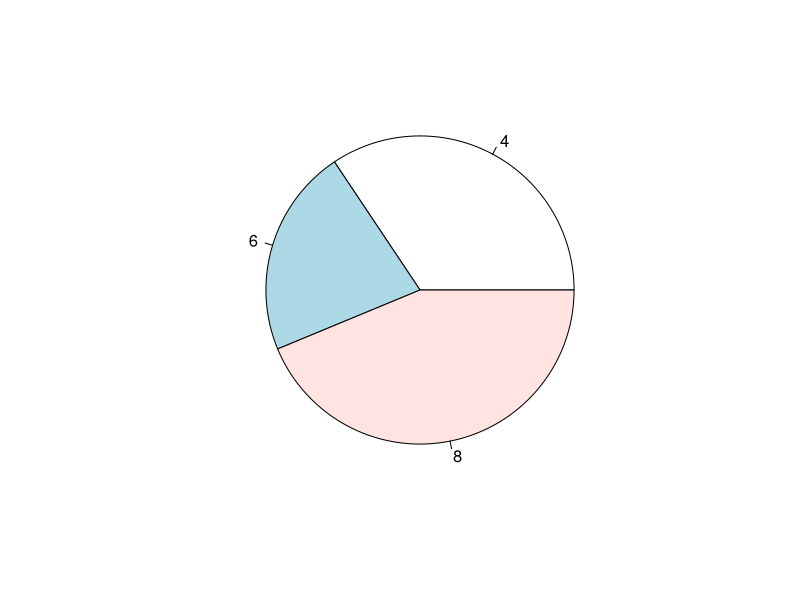
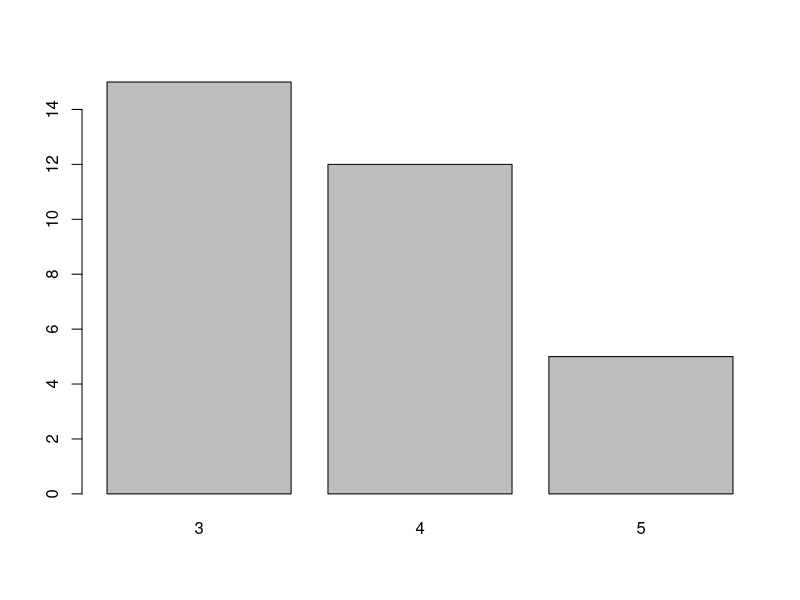
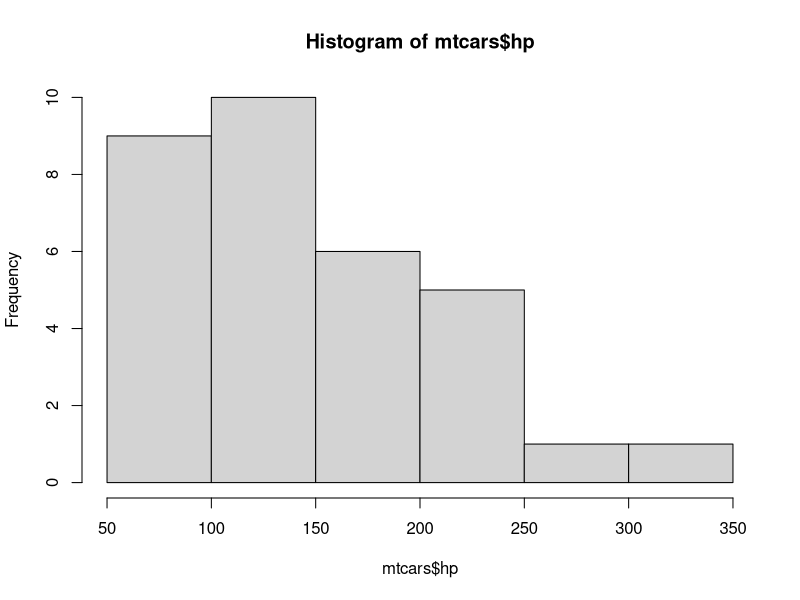
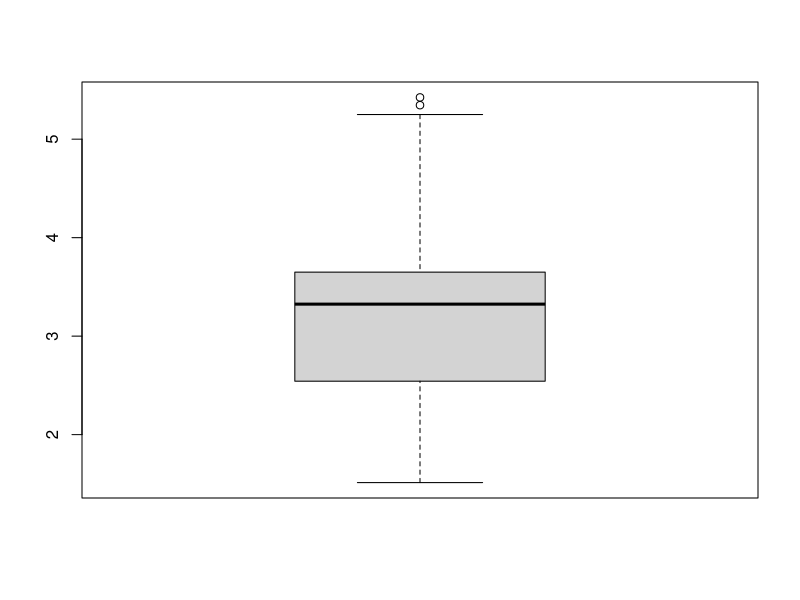
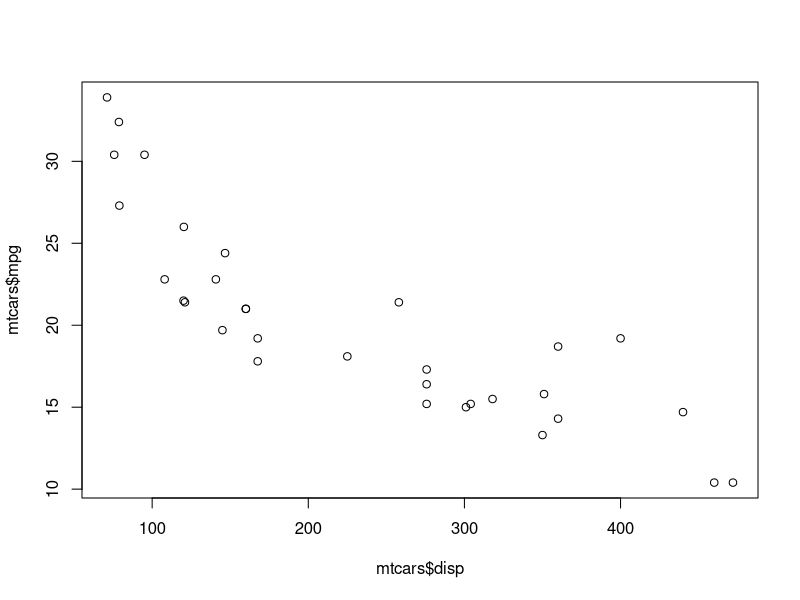

These figures' R source, in order:
## ---- chunk 1
#| echo: true
# ==============================================================================
## Vector
# ==============================================================================
poker_vec <- c(140, -50, 20, -120, 240)
roulette_vec <- c(-24, -50, 100, -350, 10)
days_vec <- c("Mon", "Tue", "Wed", "Thu", "Fri")
names(poker_vec) <- days_vec
names(roulette_vec) <- days_vec
## ---- chunk 2
## (a)
total_daily <- poker_vec + roulette_vec
total_daily

## (b)
total_week <- sum(total_daily)
total_week
## ---- chunk 3
#| echo: true
# ==============================================================================
## Factor
# ==============================================================================
# Create speed_vector
speed_vec <- c("medium", "slow", "slow", "medium", "fast")
## ---- chunk 4
## (a)
(speed_fac <- factor(speed_vec, ordered = TRUE, 
                    levels = c("slow", "medium", "fast")))
## ---- chunk 5
#| echo: true
# ==============================================================================
## Data frame
# ==============================================================================
name <- c("Mercury", "Venus", "Earth", "Mars", "Jupiter", "Saturn", 
          "Uranus", "Neptune")
type <- c("Terrestrial planet", "Terrestrial planet", "Terrestrial planet", 
          "Terrestrial planet", "Gas giant", "Gas giant", 
          "Gas giant", "Gas giant")
diameter <- c(0.382, 0.949, 1, 0.532, 11.209, 9.449, 4.007, 3.883)
rotation <- c(58.64, -243.02, 1, 1.03, 0.41, 0.43, -0.72, 0.67)
rings <- c(FALSE, FALSE, FALSE, FALSE, TRUE, TRUE, TRUE, TRUE)
## ---- chunk 6
## (a)
planets_df <- data.frame(name, type, diameter, rotation, rings)
planets_df

## (b)
str(planets_df)
# name, type, rings: categorical, nominal
# diameter, rotation: numerical, ratio, continuous


## (c)
planets_df[1, 3]

## (d)
planets_df[4, ]


## (e)
planets_df[1:5, "diameter"]

## (f)
planets_df$rings

## (g)
planets_df[planets_df$rings, ]

## ---- chunk 7
## (a)
## most cars have 8 cylinders
pie(table(mtcars$cyl))
## (b)
## most cars have 3 gears
barplot(table(mtcars$gear))
## (c)
## right-skewed
hist(mtcars$hp, breaks = 10)
## (d) 
## there are two outliers
boxplot(mtcars$wt)
## (e)
## As the displacement increases, the miles per gallon tends to decrease.
plot(x = mtcars$disp, y = mtcars$mpg)
## (f)
mean(mtcars$mpg)
median(mtcars$mpg)
sd(mtcars$mpg)
## ---- chunk 8
## (a)
employee <- list(name = "Joe", salary = 55000, union = TRUE)
employee
## (b)
my_list <- list(days_vec, planets_df, employee)
my_list
## (c)
## my_list[[1]] returns a vector of type character
my_list[[1]]
typeof(my_list[[1]])
## my_list[1] keeps the list structure with the first element of my_list
my_list[1]
typeof(my_list[1])
## (d)
my_list[[3]]$salary
